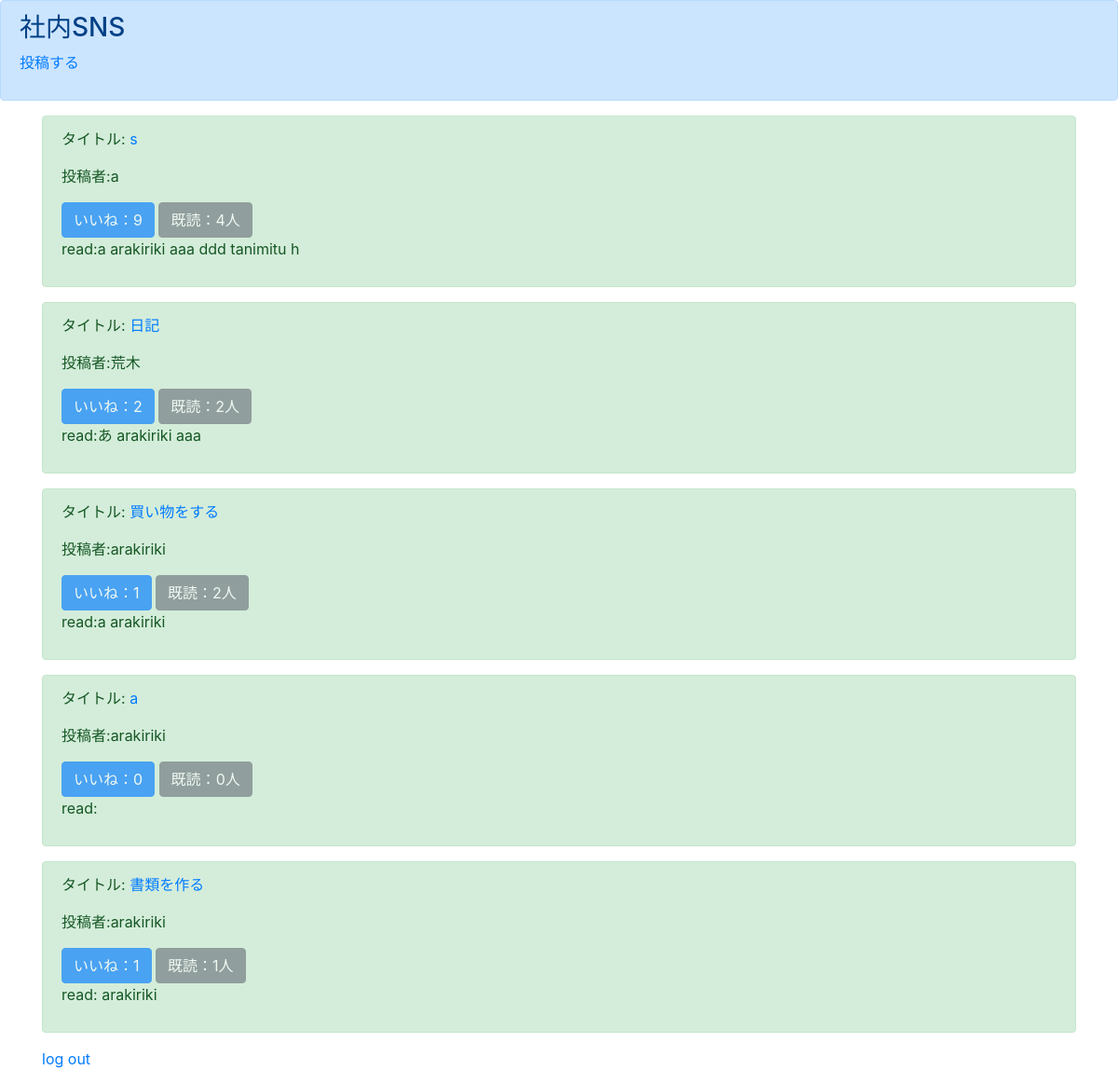
Page /list/ (signed in) on the earlier database version.
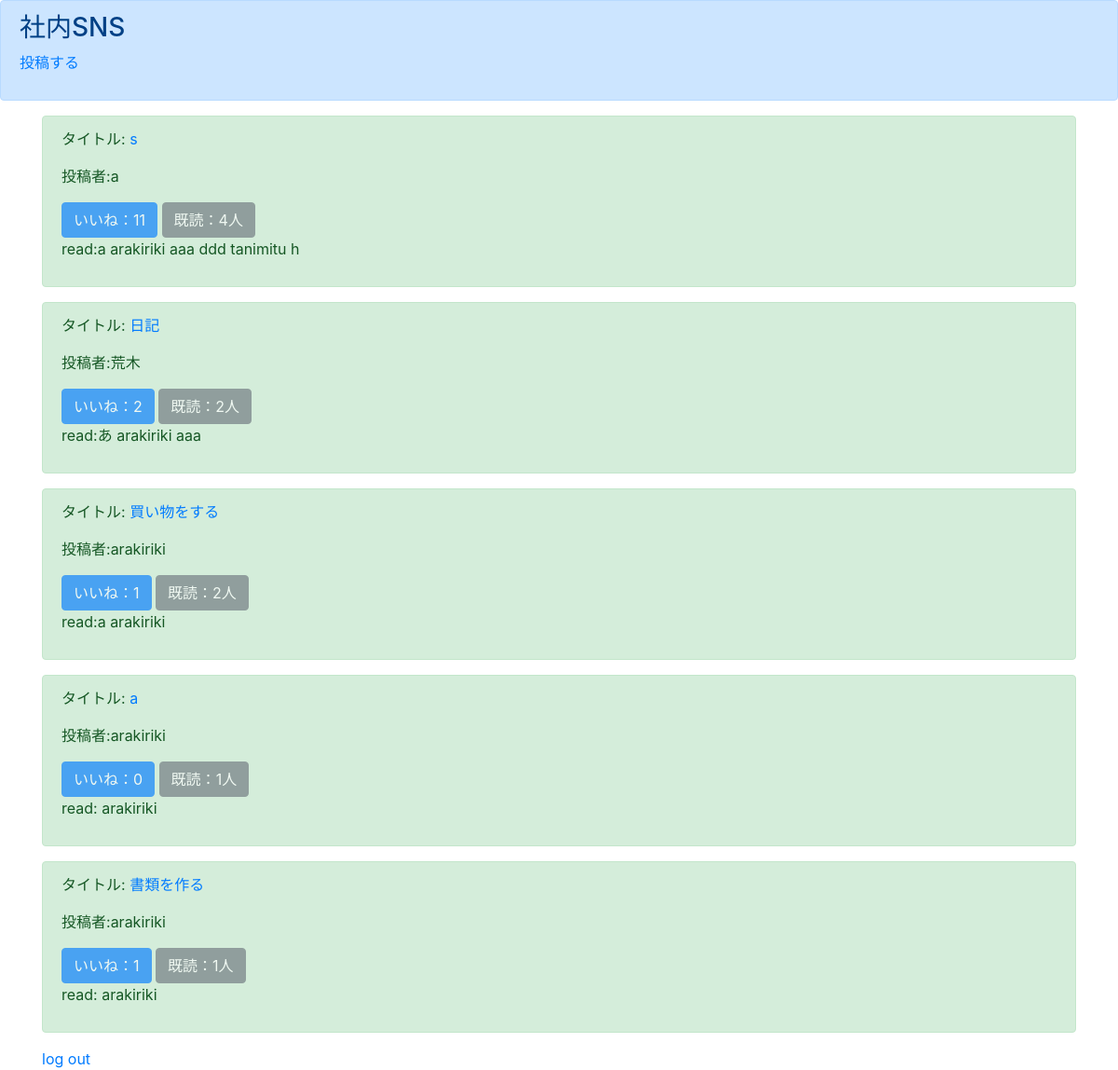
Same page on the later database version.
### boardapp/models.py (models this page shows)
class BoardModel(models.Model):
    title = models.CharField(max_length=100)
    content = models.TextField()
    author = models.CharField(max_length=50)
    snsimage = models.ImageField(upload_to='')
    good = models.IntegerField(null=True,blank=True,default=0)
    read = models.IntegerField(null=True,blank=True,default=0)
    readtext = models.TextField(null=True,blank=True,default=' ')

### boardapp/views.py (the view)
# urls.py: path('list/',listfunc,name='list'),
@login_required
def listfunc(request):
    object_list = BoardModel.objects.all()
    return render(request,'list.html',{'object_list':object_list})

### templates/list.html
{% extends 'base.html' %}
{% block header %}
<div class="alert alert-primary" role="alert">
  <h3>社内SNS</h3>
  <p><a href='{% url 'create' %}'>投稿する</a></p>
</div>
{% endblock header %}
{% block content %}
<div class='container'>
    {% for item in object_list %}
    <div class="alert alert-success" role="alert">
    <p>タイトル:<a href='{% url 'detail' item.pk %}'> {{ item.title }}</a></p>
    <p>投稿者:{{ item.author }}</p>
    <a href="#" class="btn btn-primary disabled" tabindex="-1" role="button" aria-disabled="true">いいね：{{item.good}}</a>
    <a href="#" class="btn btn-secondary disabled" tabindex="-1" role="button" aria-disabled="true">既読：{{item.read}}人</a>
    <p>read:{{ item.readtext }}</p>
    </div>
    {% endfor %}
    <a href='{% url 'logout' %}'>log out</a>
</div>
{% endblock content %}

Differences in the rows shown:
changed BoardModel "a arakiriki aaa ddd tanimitu h": good "9" → "11"
changed BoardModel (number 4 of 5 on the later page): read "0" → "1"; readtext (not shown) → "arakiriki"
